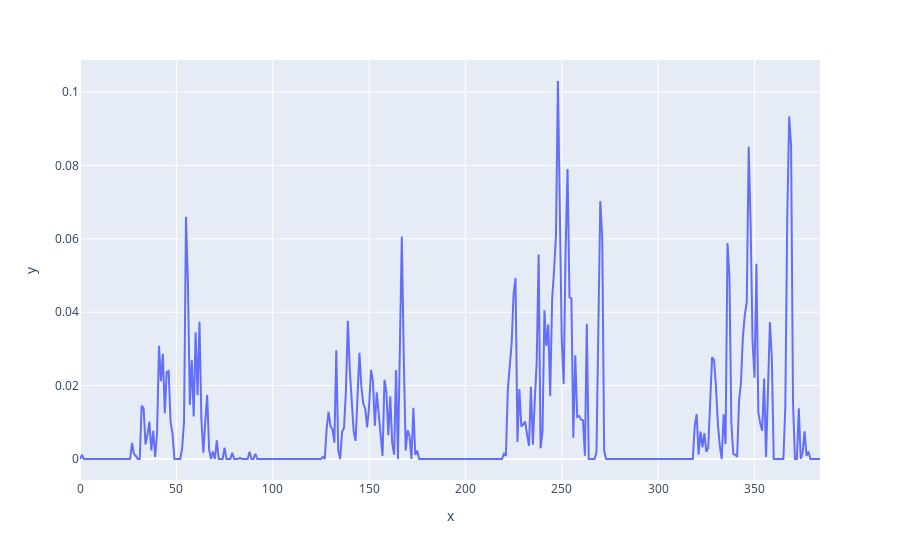

The code cell stored with this chart in its notebook:
### Code cell
# Average over programmings

# Score
param = 'probability_dyskinesia'
smoothed = df[param].groupby(pd.Grouper(freq='15Min')).aggregate(np.mean)


#Get days for the adjustments
changes=np.argwhere(np.any(np.diff(df_fine_patient_phases.iloc[:,2:],axis=0)!=0,axis=1))+1
changes = [c[0] for c in changes]

adjustments = df_fine_patient_phases['start_date'][changes]
t = adjustments.iloc[0]
td = datetime.timedelta(days=2)
tc = smoothed[t-td:t+td].values
timeseries = np.zeros((adjustments.shape[0],tc.shape[0]))

for r in range(adjustments.shape[0]):
    t = adjustments.iloc[r]
    tc = smoothed[t-td:t+td].values
    timeseries[r,:]=tc
    
timeseries[np.isnan(timeseries)]=0
#print(np.sum(timeseries==np.nan))
px.imshow(timeseries)
px.line(x=np.arange(tc.shape[0]),y=np.nanmean(timeseries,axis=0))

### Figure 1 — Plotly figure (JSON) as saved in the notebook; plotly's stock layout.template omitted (floating-point values rounded to 4 significant figures; data arrays with more than 128 entries replaced by an {"elided": "..."} marker saying what was removed)
{"data": [{"hovertemplate": "x=%{x}<br>y=%{y}<extra></extra>", "legendgroup": "", "line": {"color": "#636efa", "dash": "solid"}, "marker": {"symbol": "circle"}, "mode": "lines", "name": "", "orientation": "v", "showlegend": false, "type": "scatter", "x": {"elided": "385 int values"}, "xaxis": "x", "y": {"elided": "385 float values"}, "yaxis": "y"}], "layout": {"legend": {"tracegroupgap": 0}, "margin": {"t": 60}, "xaxis": {"anchor": "y", "domain": [0, 1], "title": {"text": "x"}}, "yaxis": {"anchor": "x", "domain": [0, 1], "title": {"text": "y"}}}}
